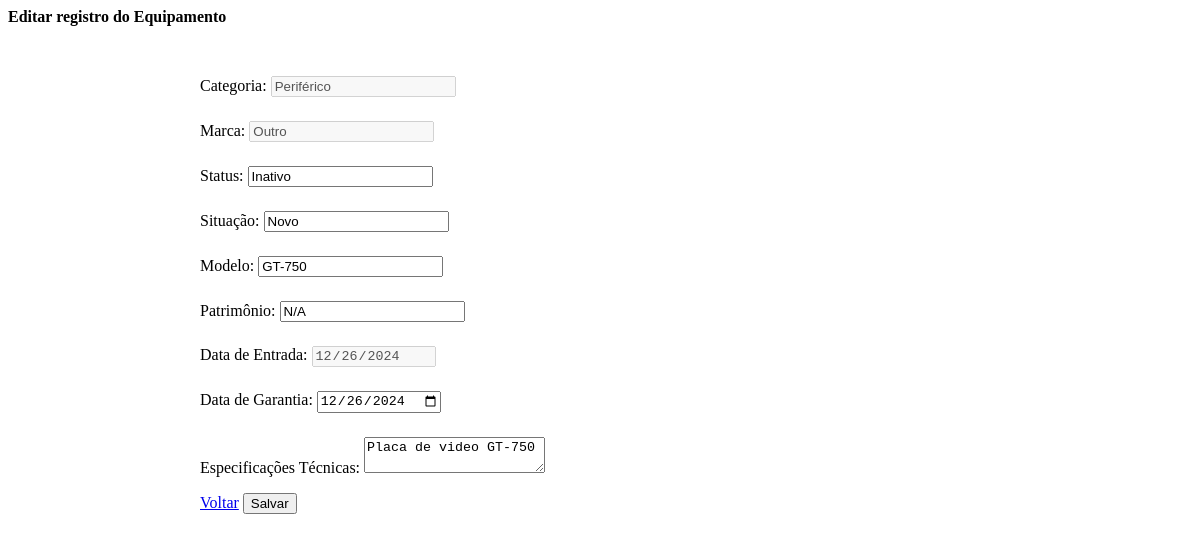
The app's page /scripts/editar.php?id=4 with its own data.
### tables this page shows
CREATE TABLE IF NOT EXISTS `produto` (
  `id` int NOT NULL AUTO_INCREMENT,
  `status` enum('Ativo','Inativo') NOT NULL DEFAULT 'Ativo',
  `categoria` varchar(255) NOT NULL,
  `marca` varchar(255) NOT NULL,
  `situacao` varchar(50) NOT NULL,
  `modelo` varchar(255) NOT NULL,
  `patrimonio` varchar(50) NOT NULL,
  `data_entrada` date NOT NULL,
  `data_garantia` date DEFAULT NULL,
  `espec_tecnicas` text,
  `updated_at` datetime DEFAULT CURRENT_TIMESTAMP ON UPDATE CURRENT_TIMESTAMP,
  PRIMARY KEY (`id`)
);

### inc/database.php (called while the page is built, shortened)
<?php
class database
{
    public function executarConsulta($sql, $params = []) {
        try {
            $pdo = new PDO('mysql:host=' . DB_HOST . ';dbname=' . DB_NAME, DB_USER, DB_PASS);
            $pdo->setAttribute(PDO::ATTR_ERRMODE, PDO::ERRMODE_EXCEPTION);
            $stmt = $pdo->prepare($sql);
            foreach ($params as $key => $value) {
                $stmt->bindValue($key, $value);
            }
            $stmt->execute();
            return $stmt->fetchAll(PDO::FETCH_ASSOC);
        } catch (PDOException $e) {
            echo "Erro na consulta: " . $e->getMessage();
        }
    }
}

### scripts/editar.php (the view, shortened to what this page needs)
<?php
include_once __DIR__ . '/../inc/database.php';
$id = $_GET['id'] ?? null;
$db = new database();
$sql = "SELECT * FROM produto WHERE id = :id";
$params = ['id' => $id];
$produto = $db->executarConsulta($sql, $params);
$produto = $produto[0];
?>
<div class="container mt-4 text-center text-uppercase">
    <div class="row">
        <div class="col">
            <h4>Editar registro do Equipamento</h4>
        </div>
    </div>
</div>
<div class="form-container shadow-lg p-3 mb-5 bg-light rounded mt-2" >
    <form method="post">
    <div class="form-group">
        <label>Categoria:</label>
        <input disabled type="text" class="form-control" name="categoria" value="<?php echo htmlspecialchars($produto['categoria']); ?>" required>
    </div>
    <div class="form-group">
        <label>Marca:</label>
        <input disabled type="text" class="form-control" name="marca" value="<?php echo htmlspecialchars($produto['marca']); ?>" required>
    </div>
    <div class="form-group">
        <label>Status:</label>
        <input type="text" class="form-control" name="status" value="<?php echo htmlspecialchars($produto['status']); ?>" required>
    </div>
    <div class="form-group">
        <label>Situação:</label>
        <input type="text" class="form-control" name="situacao" value="<?php echo htmlspecialchars($produto['situacao']); ?>" required>
    </div>
    <div class="form-group">
        <label>Modelo:</label>
        <input type="text" class="form-control" name="modelo" value="<?php echo htmlspecialchars($produto['modelo']); ?>" required>
    </div>
    <div class="form-group">
        <label>Patrimônio:</label>
        <input type="text" class="form-control" name="patrimonio" value="<?php echo htmlspecialchars($produto['patrimonio']); ?>" required>
    </div>
    <div class="form-group">
        <label>Data de Entrada:</label>
        <input disabled type="date" class="form-control" name="data_entrada" value="<?php echo htmlspecialchars($produto['data_entrada']); ?>" required>
    </div>
    <div class="form-group">
        <label>Data de Garantia:</label>
        <input type="date" class="form-control" name="data_garantia" value="<?php echo htmlspecialchars($produto['data_garantia']); ?>" required>
    </div>
    <div class="form-group">
        <label>Especificações Técnicas:</label>
        <textarea class="form-control" name="espec_tecnicas" required><?php echo htmlspecialchars($produto['espec_tecnicas']); ?></textarea>
    </div>
            <div class="d-grid gap-2 d-md-flex justify-content-md-end">
                <a onclick="return confirm('Sair sem salvar o registro?')" href="?rota=produto" class="btn btn-warning btn-lg me-md-2" title="voltar">
                    <i class="fa fa-eraser"></i>Voltar</a>
                <button type="submit" class="btn btn-primary btn-lg"><i class="fa fa-plus-square"></i> Salvar</button>
            </div>
        </form>
</div>

### scripts/editar.php (style rules this page uses)
.form-container { max-width: 800px; margin: 50px auto; }
.form-group { margin-top: 1.5rem; margin-bottom: 1rem; }

### records on screen
produto: categoria "Periférico", marca "Outro", status "Inativo", situacao "Novo", modelo "GT-750", patrimonio "N/A", data_entrada "12/26/2024", data_garantia "12/26/2024", espec_tecnicas "Placa de video GT-750"
